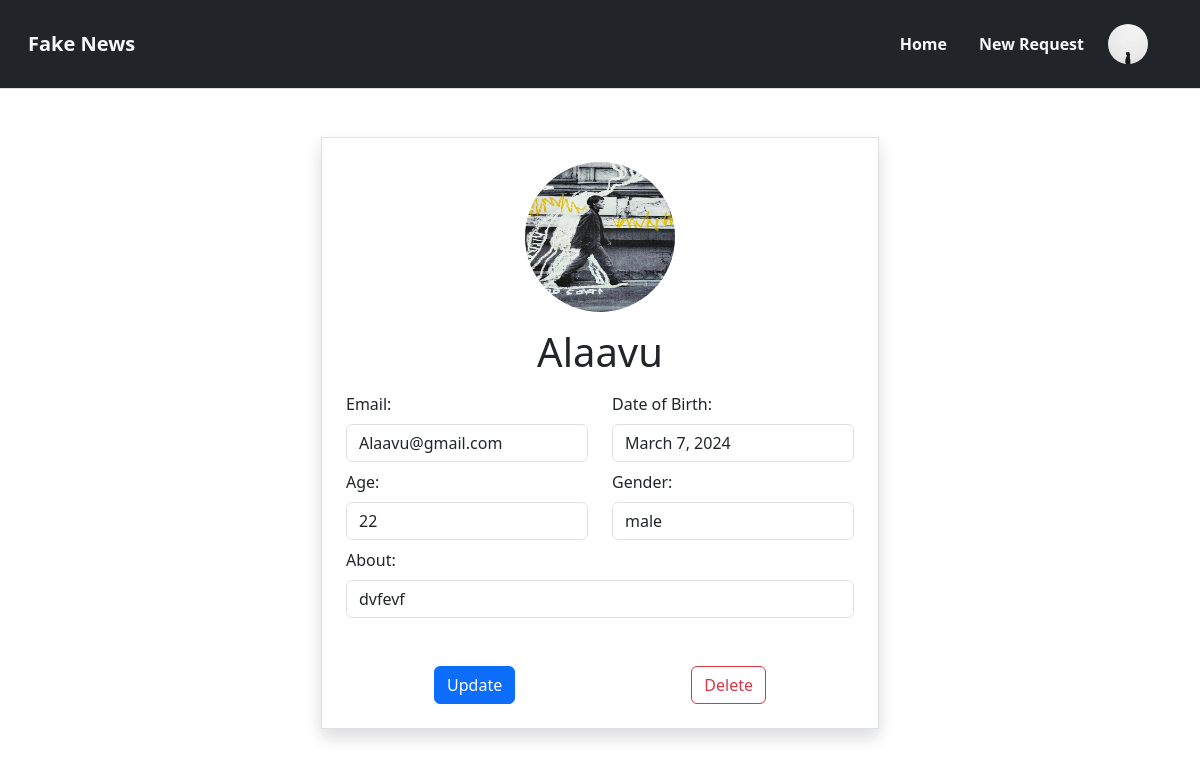
Screenshot of /user/profile/view/5 (signed in) with the database file from the repository.
### user/models.py (models this page shows, shortened)
class UserProfile(models.Model):
    user = models.OneToOneField(
        User, on_delete=models.CASCADE, related_name="profile")
    profile_pic = models.ImageField(
        upload_to="profileimages", default="profile.jpg", null=True, blank=True)
    dob = models.DateField(null=True, blank=True)
    age = models.PositiveIntegerField(null=True, blank=True)
    options = (
        ("male", "male"), ("female", "female")
    )
    gender = models.CharField(max_length=200, choices=options, default="male")
    about = models.CharField(max_length=500, null=True, blank=True)
    created_at = models.DateField(auto_now_add=True)
    updated_at = models.DateField(auto_now=True)
    is_active = models.BooleanField(default=True)

### user/views.py (the view)
class UserProfileView(DetailView):
    template_name = "view-profile.html"
    context_object_name = "data"
    model = UserProfile

### user/templates/view-profile.html (shortened to what this page needs)
{% load static %}
<!DOCTYPE html>
<html lang="en">
<head>
    {% include "header.html" %}
</head>
<body>
    {% include "nav-bar.html" %}
    <div class="container">
        <div class="container w-50 m-auto mt-5 border p-4 shadow">
            <div class="d-flex justify-content-center ">
                <div><img src="{{data.profile_pic.url}}" alt="" height="150px" width="150px" class="rounded-pill ">
                </div>
            </div>
            <div class="d-flex justify-content-center fw-bolder mt-3">
                <h1> {{data.user.username}} </h1>
            </div>
            <div class="row">
                <div class="col-6">
                    <label for="" class="mt-2">Email:</label>
                    <span class="form-control mt-2"> {{data.user.email}} </span>
                </div>
                <div class="col-6">
                    <label for="" class="mt-2">Date of Birth:</label>
                    <span class="form-control mt-2"> {{data.dob}} </span>
                </div>
                <div class="col-6">
                    <label for="" class="mt-2">Age:</label>
                    <span class="form-control mt-2"> {{data.age}} </span>
                </div>
                <div class="col-6">
                    <label for="" class="mt-2">Gender:</label>
                    <span class="form-control mt-2"> {{data.gender}} </span>
                </div>
                <div class="col-12">
                    <label for="" class="mt-2">About:</label>
                    <span class="form-control mt-2"> {{data.about}} </span>
                </div>
                {% if request.user.is_superuser %}
                <div class="d-flex justify-content-center  mt-5">
                    <a href="{% url 'delete-user' data.id %}" class="btn btn-outline-danger">Delete</a>
                </div>
                {%else%}
                <div class="d-flex justify-content-around  mt-5">
                    <a href="{% url 'profile-update' data.id %}" class="btn btn-primary">Update</a>
                    <a href="{% url 'profile-delete' data.id %}" class="btn btn-outline-danger">Delete</a>
                </div>
                {%endif%}
            </div>
        </div>
    </div>
</body>
</html>

### user/templates/nav-bar.html (shortened to what this page needs)
{% load static %}
<nav class="navbar navbar-expand-lg bg-dark border-bottom border-body" style="background-color: #e3f2fd;">
    <div class="container-fluid">
        {% if request.user.is_superuser %}
        <a class="navbar-brand fw-bolder ms-3 text-light" href="{% url 'admin-home' %}">Fake News Admin</a>
        {% else %}
        <a class="navbar-brand fw-bolder ms-3 text-light" href="{% url 'user-home' %}">Fake News</a>
        {% endif %}
        <div class="collapse navbar-collapse justify-content-end me-4 p-3" id="navbarNavAltMarkup">
            <div class="navbar-nav">
                {% if request.user.is_superuser %}
                <a class="nav-link text-light me-3 fw-bold" aria-current="page" href="{% url 'admin-home' %}">Home</a>
                <a class="nav-link text-light me-3 fw-bold" aria-current="page" href="{% url 'list-user' %}">Users</a>
                {% else %}
                <a class="nav-link text-light me-3 fw-bold" aria-current="page" href="{% url 'user-home' %}">Home</a>
                <a class="nav-link text-light me-3 fw-bold" aria-current="page" href="{% url 'new-request' %}">New
                    Request</a>
                {% endif %}
                <div class="dropdown">
                    <a href="" class="dropdown-toggle" role="button" data-bs-toggle="dropdown" aria-expanded="false"
                        style="position: relative;">
                        {% if request.user.profile %}
                        <img src="{{request.user.profile.profile_pic.url}}" alt="" height="40px" width="40px"
                            class="rounded-pill profile">
                        {% endif %}
                    </a>
                </div>
            </div>
        </div>
    </div>
</nav>

### user/templates/nav-bar.html (style rules this page uses)
.dropdown-toggle::after { display: none; }

### rows the page displays
UserProfile: profile_pic (picture), user.username "Alaavu", user.email "Alaavu@gmail.com", dob "March 7, 2024", age "22", gender "male", about "dvfevf"
